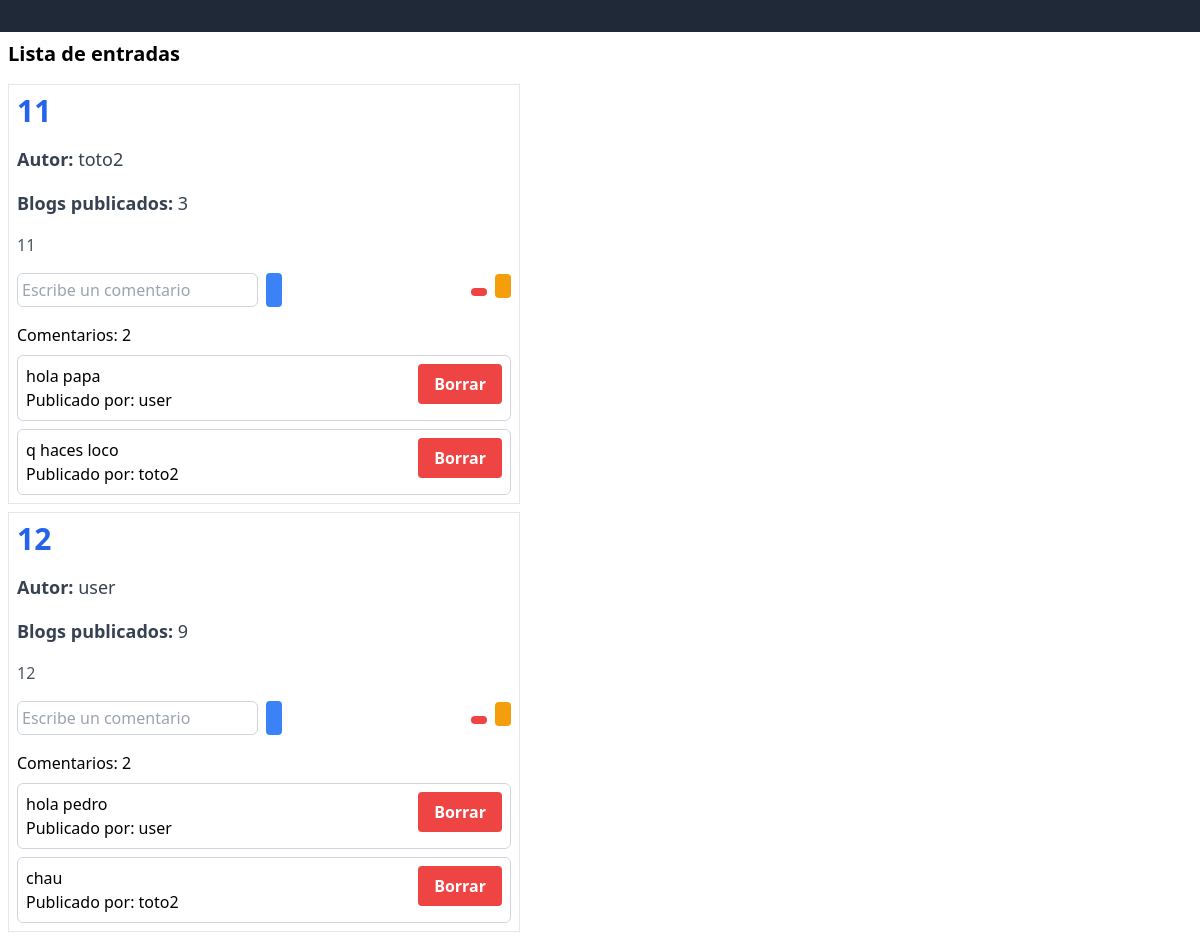
Before: / with the older database file.
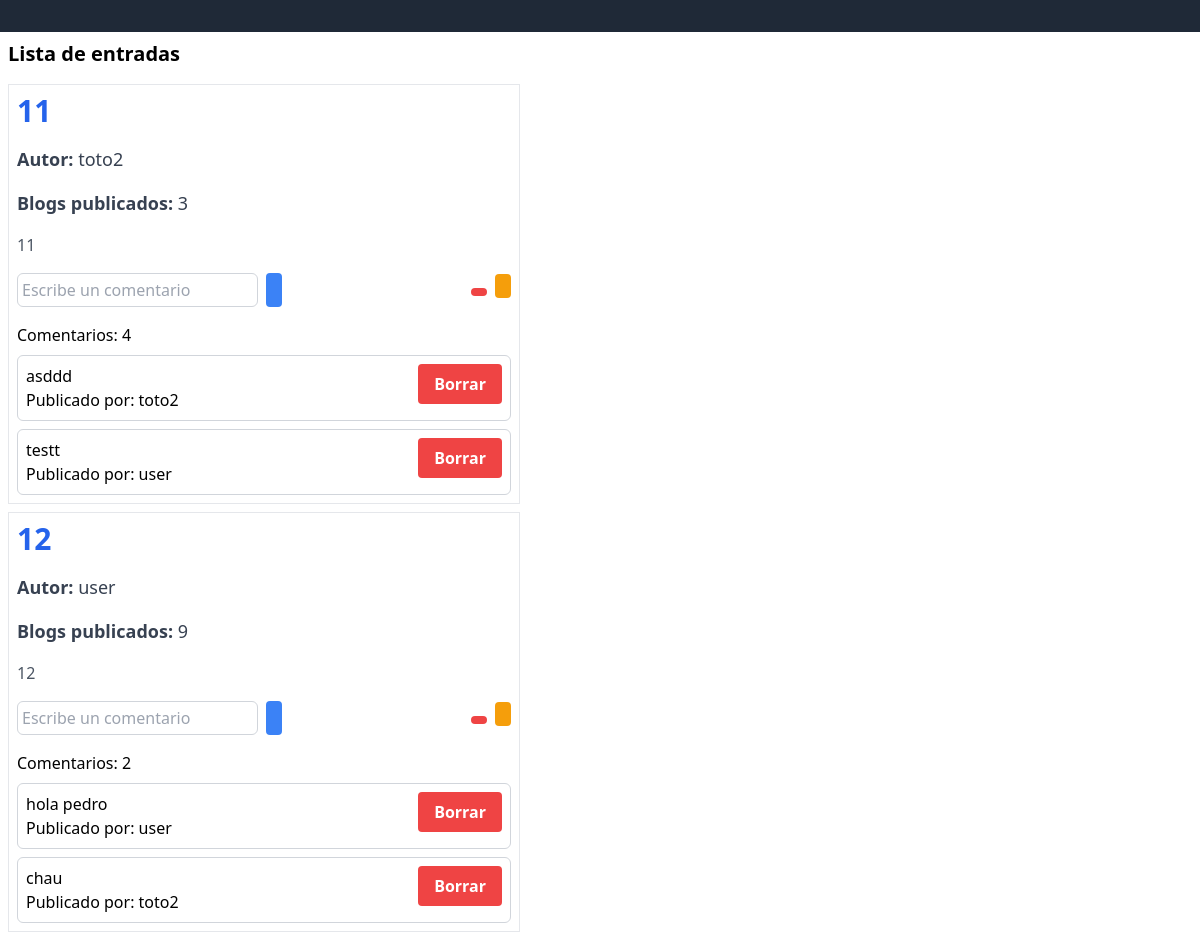
After: the same page with the newer database file.
### blog_app/models.py (models this page shows, shortened)
class Entrada(models.Model):
    titulo = models.CharField(max_length=100)
    contenido = models.TextField()
    fecha_creacion = models.DateTimeField(auto_now_add=True)
    autor = models.ForeignKey('blog_app.CustomUser', on_delete=models.CASCADE)
    categorias = models.ManyToManyField(Categoria)
    comentarios_count = models.IntegerField(default=0)

class CustomUser(AbstractUser):
    entradas_count = models.IntegerField(default=0)

class Comentario(models.Model):
    texto = models.TextField()
    fecha_creacion = models.DateTimeField(auto_now_add=True)
    autor = models.ForeignKey('blog_app.CustomUser', on_delete=models.CASCADE)
    entrada = models.ForeignKey(Entrada, on_delete=models.CASCADE)

### blog_app/views.py (the view)
# urls.py: path('', EntradaListView.as_view(), name='entrada_list'),
class EntradaListView(ListView):
    model = Entrada
    template_name = 'blog_app/entrada_list.html'

### blog_app/context_processors.py (called while the page is built)
def categorias(request):
    return {'categorias': Categoria.objects.all()}

### blog_app/templates/blog_app/entrada_list.html (shortened to what this page needs)
{% extends 'blog_app/base.html' %} {% block content %}
<div class="m-2">
  <p class="text-xl font-bold mb-4">Lista de entradas</p>
  <div class="flex flex-col">
    {% for entrada in object_list %}
    <div class="p-2 mb-2 w-auto max-w-lg border border-gray-200">
      <div class="mb-4">
        <h2 class="text-3xl font-extrabold mb-1 text-blue-600">
          {{ entrada.titulo }}
        </h2>
      </div>
      <div class="mb-4">
        <h3 class="text-lg font-semibold mb-1 text-gray-700">
          Autor: <span class="font-normal">{{ entrada.autor }}</span>
        </h3>
      </div>
      <div class="mb-4">
        <h4 class="text-lg font-semibold mb-1 text-gray-700">
          Blogs publicados:
          <span class="font-normal">{{ entrada.autor.entradas_count }}</span>
        </h4>
      </div>
      <p class="text-gray-600" style="word-wrap: break-word">
        {{ entrada.contenido }}
      </p>
      <div class="flex flex-row gap-2 justify-between items-center mt-2">
        <form
          method="post"
          action="{% url 'comentario_new' entrada.pk %}"
          class="flex flex-row gap-2 align-center"
        >
          <input
            name="texto"
            class="border border-gray-300 rounded-md p-1 mt-2"
            required="required"
            placeholder="Escribe un comentario"
          />
          <button
            type="submit"
            class="ri-add-line bg-blue-500 hover:bg-blue-700 text-white font-bold py-1 px-2 rounded mt-2"
          ></button>
        </form>
        <div class="flex flex-row gap-2">
          <form method="post" action="{% url 'entrada_delete' entrada.pk %}">
            <button
              type="submit"
              class="ri-delete-bin-fill bg-red-500 hover:bg-red-700 text-white font-bold px-2 py-1 rounded"
            ></button>
          </form>
          <a
            href="{% url 'entrada_edit' entrada.pk %}"
            class="ri-edit-2-fill bg-amber-500 hover:bg-amber-700 text-white font-bold rounded px-2 py-1"
          ></a>
        </div>
      </div>
      <p class="mt-4">Comentarios: {{ entrada.comentarios_count }}</p>
      {% for comentario in entrada.comentario_set.all %}
      <div
        class="border border-gray-300 rounded-md p-2 mt-2 flex flex-row justify-between align-center"
      >
        <div>
          <p>{{ comentario.texto }}</p>
          <p>Publicado por: {{ comentario.autor }}</p>
        </div>
        <form
          method="post"
          action="{% url 'comentario_delete' comentario.pk %}"
        >
          <button
            type="submit"
            class="bg-red-500 hover:bg-red-700 text-white font-bold py-2 px-4 rounded"
          >
            Borrar
          </button>
        </form>
      </div>
      {% endfor %}
    </div>
    {% endfor %}
  </div>
</div>
{% endblock content %}

Changed rows visible on the page:
removed Comentario: texto "hola papa", autor "user", shown under Entrada "toto2"
removed Comentario: texto "q haces loco", autor "toto2", shown under Entrada "toto2"
changed Entrada "toto2": comentarios_count "2" → "4"
added Comentario: texto "asddd", autor "toto2", shown under Entrada "toto2"
added Comentario: texto "testt", autor "user", shown under Entrada "toto2"
